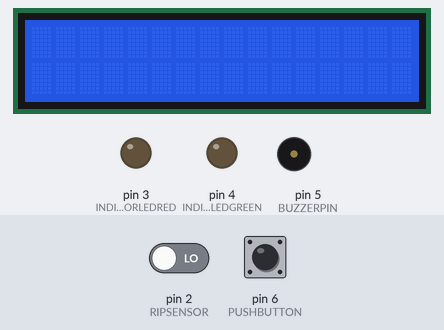
A sketch run on a simulated Arduino Uno, built with avr-gcc and run on an emulated ATmega328P. Shown: 16×2 character LCD, output pins drawn as LEDs (lit = HIGH), buzzer (waves = sounding, pin HIGH). The test bench sets the inputs (shaded band); at power-on: pin 2 (RIPSENSOR) LOW, pin 6 (PUSHBUTTON) LOW.

Above: at 1.2 s.
1.3 s: pin 2 (RIPSENSOR) driven HIGH
At 2.6 s:
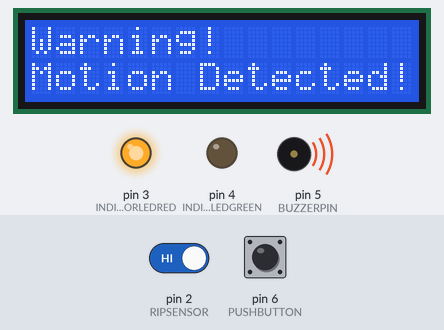
3.0 s: pin 6 (PUSHBUTTON) pulled HIGH for 0.35 s
At 3.38 s:
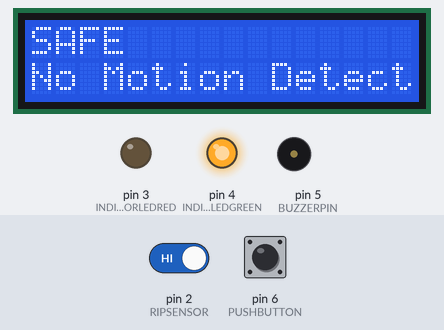
5.0 s: pin 6 (PUSHBUTTON) pulled HIGH for 3.2 s
At 9.7 s:
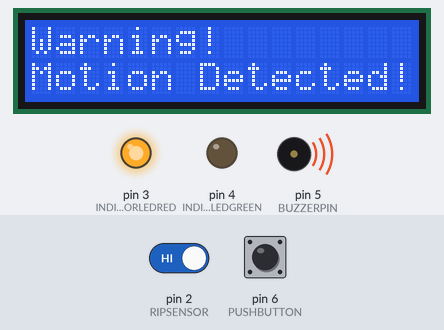
Timing chart, 0 to 11.2 s (numbered marks = the images above; inputs shaded):
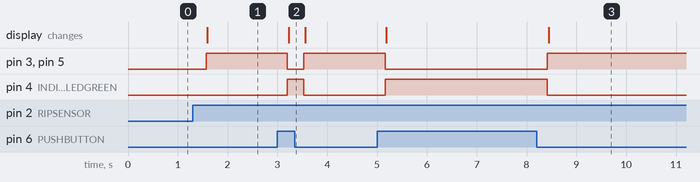

The sketch:

MOTIONSENSOR.ino
```cpp
#include <LiquidCrystal_I2C.h>

#define RIPSENSOR 2
#define INDICATORLEDRED 3
#define INDICATORLEDGREEN 4
#define BUZZERPIN 5
#define PUSHBUTTON 6

LiquidCrystal_I2C lcd(0x27, 16, 2);

int motion = 0;
int RESET = LOW;

void setup() {

 pinMode(RIPSENSOR, INPUT);
 pinMode(INDICATORLEDRED, OUTPUT);
 pinMode(INDICATORLEDGREEN, OUTPUT);
 pinMode(BUZZERPIN, OUTPUT);
 pinMode(PUSHBUTTON, INPUT);

 lcd.init();
 lcd.backlight();
 lcd.clear();

}

void loop() {

 RESET = digitalRead(PUSHBUTTON);

 motion = digitalRead(RIPSENSOR);

 if (motion == HIGH && RESET == LOW)
 {
//warning mode


 digitalWrite(INDICATORLEDGREEN, LOW);
 digitalWrite(INDICATORLEDRED, HIGH);
 digitalWrite(BUZZERPIN, HIGH);

 lcd.clear();

 lcd.setCursor(0,0);
 lcd.print("Warning!");
 lcd.setCursor(0,1);
 lcd.print("Motion Detected!");

 }
 else if(RESET == HIGH)
 {
  //safe mode

 digitalWrite(INDICATORLEDGREEN, HIGH);
 digitalWrite(INDICATORLEDRED, LOW);
 digitalWrite(BUZZERPIN, LOW);

 lcd.clear();

 lcd.setCursor(0,0);
 lcd.print("SAFE");
 lcd.setCursor(0,1);
 lcd.print("No Motion Detected!");

 }
 delay(300);
}
```

Measured:
- after the input at 1.3 s, pin 3 (INDICATORLEDRED), pin 5 (BUZZERPIN): LOW → HIGH after 0.27 s; the display: changes after 0.29 s (image 1)
- after the input at 3.0 s, pin 3 (INDICATORLEDRED), pin 5 (BUZZERPIN): HIGH → LOW after 0.20 s, → HIGH 0.33 s later; pin 4 (INDICATORLEDGREEN): LOW → HIGH after 0.20 s, → LOW 0.33 s later; the display: changes after 0.23 s (image 2)
- after the input at 5.0 s, pin 3 (INDICATORLEDRED), pin 5 (BUZZERPIN): HIGH → LOW after 0.16 s, → HIGH 3.3 s later; pin 4 (INDICATORLEDGREEN): LOW → HIGH after 0.16 s, → LOW 3.3 s later; the display: first changes after 0.19 s (image 3 shows a later state)
